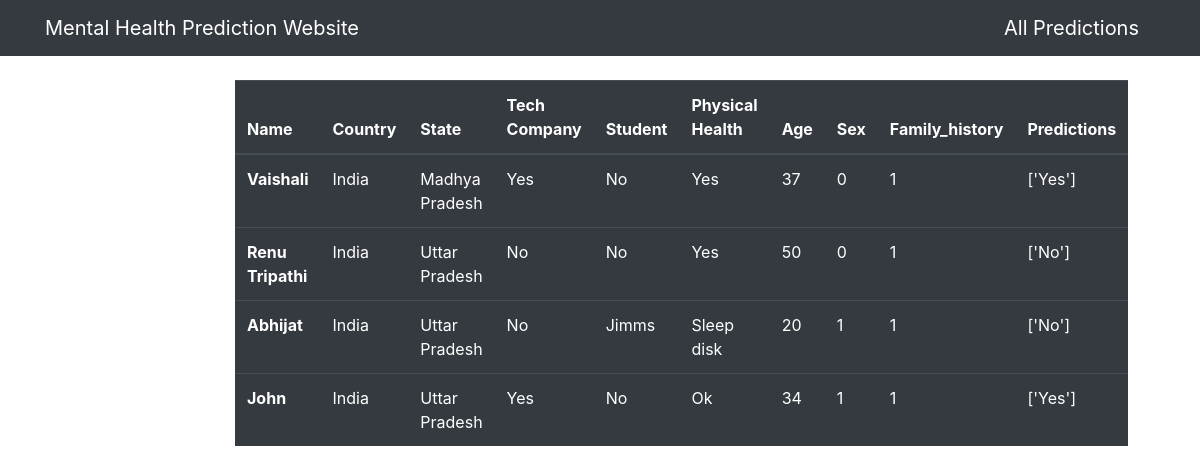
The page /predictions/ on the database its author committed.
### dashboard/models.py (models this page shows, shortened)
class Data(models.Model):
    name=models.CharField(max_length=100,null=True)
    country=models.CharField(max_length=100,null=True)
    state=models.CharField(max_length=100,null=True)
    tech_company=models.CharField(max_length=100,null=True)
    student=models.CharField(max_length=100,null=True)
    physical_health=models.CharField(max_length=300,null=True)
    age=models.PositiveIntegerField(validators=[MinValueValidator(15),MaxValueValidator(60)],null=True)
    family_history=models.PositiveIntegerField(choices=FAMILY,null=True)
    sex=models.PositiveIntegerField(choices=GENDER,null=True)
    predictions=models.CharField(max_length=100,blank=True)
    date=models.DateTimeField(auto_now_add=True)
    class Meta:
        ordering=['-date']

### dashboard/views.py (the view)
# urls.py: path('predictions/',views.predictions,name='dashboard-predictions'),
def predictions(request):
    pridicted_health=Data.objects.all()
    context={
        'predicted_health':pridicted_health
    }
    return render(request,'dashboard/predictions.html',context)

### templates/dashboard/predictions.html (shortened to what this page needs)
{% extends 'partials/base.html' %}
{% block content %}
<div class="container">
    <div class="row mt-4">
        <div class="col-md-8 offset-md-2">
            <table class="table table-dark">
                <thead>
                  <tr>
                    <th scope="col">Name</th>
                    <th scope="col">Country</th>
                    <th scope="col">State</th>
                    <th scope="col">Tech Company</th>
                    <th scope="col">Student</th>
                    <th scope="col">Physical Health</th>
                    <th scope="col">Age</th>
                    <th scope="col">Sex</th>
                    <th scope="col">Family_history</th>
                    <th scope="col">Predictions</th>
                  </tr>
                </thead>
                <tbody>
                  {% for data in predicted_health %}
                  <tr>
                    <th scope="row">{{ data.name }}</th>
                    <td>{{ data.country }}</td>
                    <td>{{ data.state }}</td>
                    <td>{{ data.tech_company }}</td>
                    <td>{{ data.student }}</td>
                    <td>{{ data.physical_health }}</td>
                    <td>{{ data.age }}</td>
                    <td>{{ data.sex }}</td>
                    <td>{{ data.family_history }}</td>
                    <td>{{ data.predictions }}</td>
                  </tr>
                  {% endfor %}
                </tbody>
              </table>
        </div>
    </div>
</div>
{% endblock %}

### templates/partials/base.html (shortened to what this page needs)
<!doctype html>
<html lang="en">
  <head>
    <link rel="stylesheet" href="https://cdn.jsdelivr.net/npm/bootstrap@4.6.2/dist/css/bootstrap.min.css">
  </head>
  <body>
    {% include 'partials/nav.html' %}
    {% block content %}
    {% endblock %}
  </body>
</html>

### templates/partials/nav.html
<nav class="navbar navbar-dark bg-dark">
    <div class="container">
        <a class="navbar-brand" href="{% url 'dashboard-index' %}">Mental Health Prediction Website</a>
        <a class="navbar-brand ml-auto" href="{% url 'dashboard-predictions' %}">All Predictions</a>
    </div>
</nav>

### rows shown on the page
Data: name "Vaishali", country "India", state "Madhya Pradesh", tech_company "Yes", student "No", physical_health "Yes", age "37", sex "0", family_history "1", predictions "['Yes']"
Data: name "Renu Tripathi", country "India", state "Uttar Pradesh", tech_company "No", student "No", physical_health "Yes", age "50", sex "0", family_history "1", predictions "['No']"
Data: name "Abhijat", country "India", state "Uttar Pradesh", tech_company "No", student "Jimms", physical_health "Sleep disk", age "20", sex "1", family_history "1", predictions "['No']"
Data: name "John", country "India", state "Uttar Pradesh", tech_company "Yes", student "No", physical_health "Ok", age "34", sex "1", family_history "1", predictions "['Yes']"
